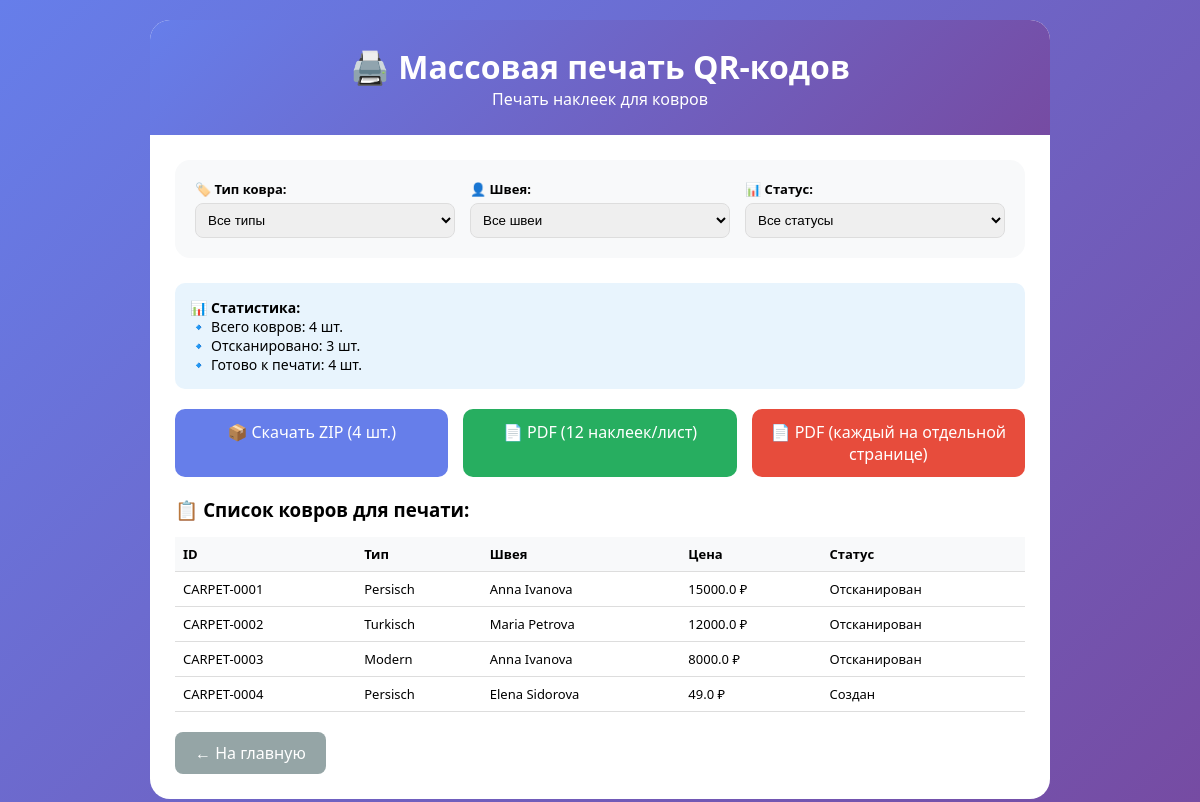
Page /mass_print_qr on the earlier database version.
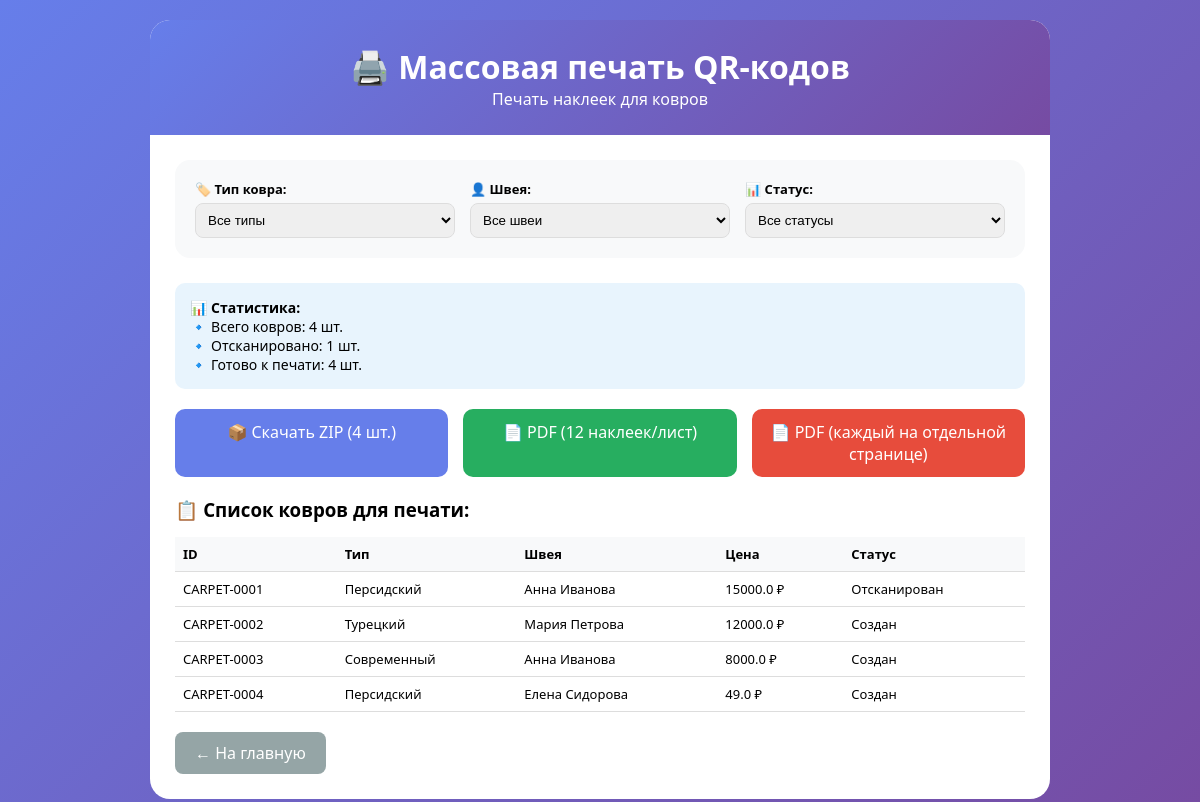
Same page on the later database version.
### app.py (models this page shows)
class Carpet(db.Model):
    id = db.Column(db.Integer, primary_key=True)
    carpet_id = db.Column(db.String(50), unique=True, nullable=False)
    carpet_type_id = db.Column(db.Integer, db.ForeignKey('carpet_type.id'), nullable=False)
    craftsman_id = db.Column(db.Integer, db.ForeignKey('craftsman.id'), nullable=False)
    price = db.Column(db.Float, nullable=False)
    size = db.Column(db.String(50))
    material = db.Column(db.String(100))
    color = db.Column(db.String(50))
    status = db.Column(db.String(50), default='created')
    scanned_at = db.Column(db.String(20), nullable=True)
    scanned_by = db.Column(db.String(50), default='admin')
    notes = db.Column(db.Text)
    qr_code_path = db.Column(db.String(200))
    created_at = db.Column(db.DateTime, default=datetime.utcnow)

class CarpetType(db.Model):
    id = db.Column(db.Integer, primary_key=True)
    name = db.Column(db.String(100), nullable=False, unique=True)
    base_price = db.Column(db.Float, nullable=False)
    description = db.Column(db.Text)
    created_at = db.Column(db.DateTime, default=datetime.utcnow)
    carpets = db.relationship('Carpet', backref='carpet_type_ref', lazy=True)

class Craftsman(db.Model):
    id = db.Column(db.Integer, primary_key=True)
    name = db.Column(db.String(100), nullable=False)
    phone = db.Column(db.String(20))
    created_at = db.Column(db.DateTime, default=datetime.utcnow)
    carpets = db.relationship('Carpet', backref='craftsman_ref', cascade="all, delete-orphan")

### app.py (the view)
@app.route('/mass_print_qr')
def mass_print_qr():
    carpet_type_id = request.args.get('carpet_type_id', '')
    craftsman_id = request.args.get('craftsman_id', '')
    status = request.args.get('status', '')
    query = Carpet.query
    if carpet_type_id:
        query = query.filter(Carpet.carpet_type_id == carpet_type_id)
    if craftsman_id:
        query = query.filter(Carpet.craftsman_id == craftsman_id)
    if status:
        query = query.filter(Carpet.status == status)
    carpets = query.all()
    return render_template('mass_print.html',
                         carpets=carpets,
                         carpet_types=CarpetType.query.all(),
                         craftsmen=Craftsman.query.all(),
                         selected_type=carpet_type_id,
                         selected_craftsman=craftsman_id,
                         selected_status=status)

### templates/mass_print.html (shortened to what this page needs)
<!DOCTYPE html>
<html lang="ru">
<head>
</head>
<body>
<div class="container">
    <div class="header">
        <h1>🖨️ Массовая печать QR-кодов</h1>
        <p>Печать наклеек для ковров</p>
    </div>
    <div class="content">
        <form method="GET" class="filter-form" id="filterForm">
            <div class="filter-row">
                <div class="filter-group">
                    <label>🏷️ Тип ковра:</label>
                    <select name="carpet_type_id" id="carpetTypeSelect">
                        <option value="">Все типы</option>
                    </select>
                </div>
                <div class="filter-group">
                    <label>👤 Швея:</label>
                    <select name="craftsman_id" id="craftsmanSelect">
                        <option value="">Все швеи</option>
                    </select>
                </div>
                <div class="filter-group">
                    <label>📊 Статус:</label>
                    <select name="status" id="statusSelect">
                        <option value="">Все статусы</option>
                    </select>
                </div>
            </div>
        </form>
        <div class="info">
            <strong>📊 Статистика:</strong><br>
            🔹 Всего ковров: {{ carpets|length }} шт.<br>
            🔹 Отсканировано: {{ carpets|selectattr('status', 'equalto', 'scanned')|list|length }} шт.<br>
            🔹 Готово к печати: {{ carpets|length }} шт.
        </div>
        <div class="btn-group">
            <a href="{{ url_for('generate_qr_zip', carpet_type_id=selected_type, craftsman_id=selected_craftsman, status=selected_status) }}" class="btn">📦 Скачать ZIP ({{ carpets|length }} шт.)</a>
            <a href="{{ url_for('generate_qr_pdf', carpet_type_id=selected_type, craftsman_id=selected_craftsman, status=selected_status) }}" class="btn btn-primary">📄 PDF (12 наклеек/лист)</a>
            <a href="{{ url_for('generate_single_pages_pdf', carpet_type_id=selected_type, craftsman_id=selected_craftsman, status=selected_status) }}" class="btn btn-single">📄 PDF (каждый на отдельной странице)</a>
        </div>
        <div style="margin-top: 20px;">
            <h3>📋 Список ковров для печати:</h3>
            <div style="max-height: 300px; overflow-y: auto;">
                <table>
                    <thead>
                        <tr><th>ID</th><th>Тип</th><th>Швея</th><th>Цена</th><th>Статус</th></tr>
                    </thead>
                    <tbody>
                        {% for carpet in carpets %}
                        <tr>
                            <td>{{ carpet.carpet_id }}</td>
                            <td>{{ carpet.carpet_type_ref.name if carpet.carpet_type_ref else '-' }}</td>
                            <td>{{ carpet.craftsman_ref.name if carpet.craftsman_ref else '-' }}</td>
                            <td>{{ carpet.price }} ₽</td>
                            <td>{% if carpet.status == 'created' %}Создан{% elif carpet.status == 'scanned' %}Отсканирован{% else %}Продан{% endif %}</td>
                        </tr>
                        {% endfor %}
                    </tbody>
                </table>
            </div>
        </div>
        <a href="/" class="back-btn">← На главную</a>
    </div>
</div>
</body>
</html>

Differences in the rows shown:
changed Carpet "CARPET-0001": carpet_type_ref "Persisch" → "Персидский"; craftsman_ref "Anna Ivanova" → "Анна Иванова"
changed Carpet "CARPET-0002": carpet_type_ref "Turkisch" → "Турецкий"; craftsman_ref "Maria Petrova" → "Мария Петрова"; status "Отсканирован" → "Создан"
changed Carpet "CARPET-0003": carpet_type_ref "Modern" → "Современный"; craftsman_ref "Anna Ivanova" → "Анна Иванова"; status "Отсканирован" → "Создан"
changed Carpet "CARPET-0004": carpet_type_ref "Persisch" → "Персидский"; craftsman_ref "Elena Sidorova" → "Елена Сидорова"
Other differences:
{{ carpets|selectattr('status', 'equalto', 'scanned')|list|length }}: "3" → "1"
